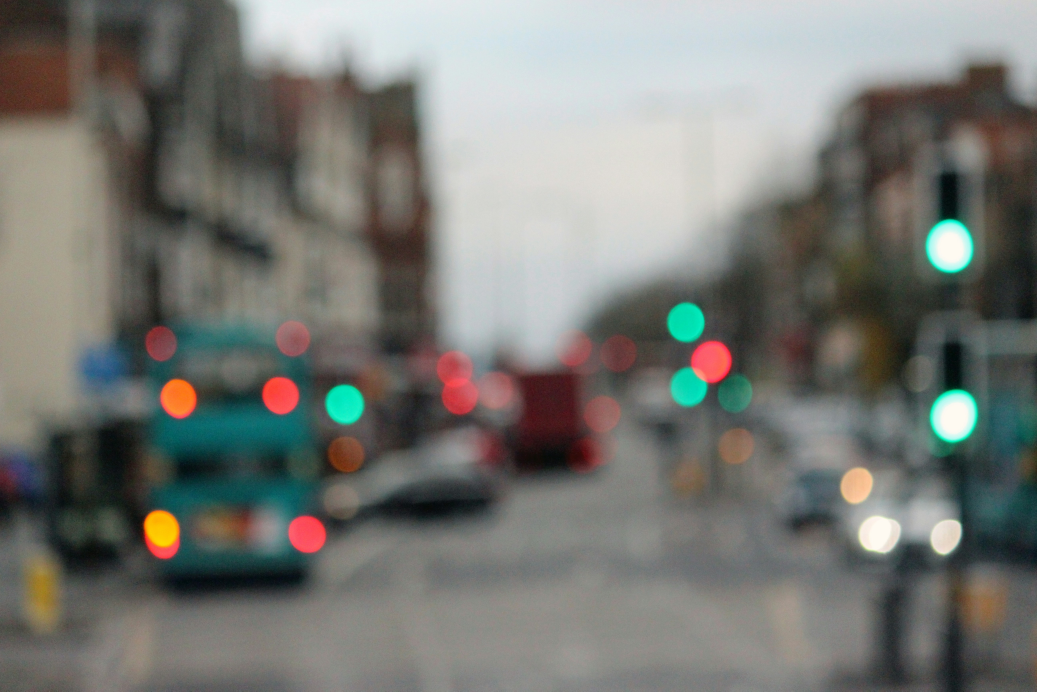
#> input picture input.jpg, 5184 x 3456 px (shown at 1/5 size)
$ python pillars.py
#> lines starting #> are read from the running program, lines starting #| are printed output that depends on the picture
import os
import cv2
import numpy as np
import matplotlib.pyplot as plt
from skimage.metrics import peak_signal_noise_ratio as psnr
from skimage.metrics import structural_similarity as ssim
from skimage.restoration import unsupervised_wiener, richardson_lucy

np.random.seed(42)
OUTDIR = "Output_1"
os.makedirs(OUTDIR, exist_ok=True)

# ----------------------------- Helpers -----------------------------
def load_image(path, size=(150, 150)):
#> called with path = 'input.jpg', size = (150, 150)
    img = cv2.imread(path)
#> img is the input picture: shape (3456, 5184, 3); mean B, G, R 115.6, 120.4, 119.2
    if img is None:
        raise FileNotFoundError(f"Could not read {path}")
    img = cv2.cvtColor(img, cv2.COLOR_BGR2RGB)
    return cv2.resize(img, size, interpolation=cv2.INTER_AREA)

def to_gray(img):
    return cv2.cvtColor(img, cv2.COLOR_RGB2GRAY)
#> returned value: shape (150, 150)

def add_gaussian_noise(img, sigma=25):
    noise = np.random.normal(0, sigma, img.shape).astype(np.float32)
    return np.clip(img.astype(np.float32) + noise, 0, 255).astype(np.uint8)

def motion_blur_kernel(size=15, angle=0):
    k = np.zeros((size, size), np.float32)
    k[size // 2, :] = 1
    M = cv2.getRotationMatrix2D((size / 2, size / 2), angle, 1)
    k = cv2.warpAffine(k, M, (size, size))
    return k / np.sum(k)

def circular_mask(shape, radius):
    rows, cols = shape
    crow, ccol = rows // 2, cols // 2
    y, x = np.ogrid[-crow:rows - crow, -ccol:cols - ccol]
    return (x * x + y * y <= radius * radius).astype(np.float32)

def compute_metrics(ref, test, gray=False):
    """Return (PSNR, SSIM). Uses channel_axis for color images."""
    p = psnr(ref, test, data_range=255)
    if gray:
        s = ssim(ref, test, data_range=255)
    else:
        s = ssim(ref, test, data_range=255, channel_axis=2)
    return p, s

def show_strip(images, titles, filename, cmap=None, figsize=(18, 3)):
    """Display a horizontal strip and save it."""
    n = len(images)
    fig, axes = plt.subplots(1, n, figsize=figsize)
    if n == 1:
        axes = [axes]
    for ax, im, t in zip(axes, images, titles):
        ax.imshow(im, cmap=cmap)
        ax.set_title(t, fontsize=10)
        ax.axis("off")
    plt.tight_layout()
    path = os.path.join(OUTDIR, filename)
    plt.savefig(path, dpi=150, bbox_inches="tight")
    plt.show()
    print(f"Saved: {path}")

# ----------------------------- Pillar 1: Noise Suppression -----------------------------
def spatial_denoise(noisy):
    gauss = cv2.GaussianBlur(noisy, (5, 5), 0)
    median = cv2.medianBlur(noisy, 5)
    bilateral = cv2.bilateralFilter(noisy, 9, 75, 75)
    nlmeans = cv2.fastNlMeansDenoisingColored(noisy, None, 10, 10, 7, 21)
    return gauss, median, bilateral, nlmeans

def fft_lowpass(img, radius=30):
#> called with radius = 30
    out = np.zeros_like(img, dtype=np.float32)
    for c in range(3):
        ch = img[:, :, c].astype(np.float32)
        f = np.fft.fftshift(np.fft.fft2(ch))
        mask = circular_mask(ch.shape, radius)
        ch_out = np.real(np.fft.ifft2(np.fft.ifftshift(f * mask)))
        out[:, :, c] = ch_out
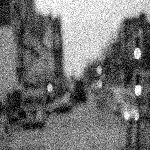
#> ch: shape (150, 150) float32; min 0, max 255, mean 115.2
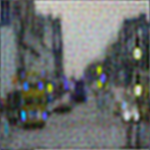
#> out: shape (150, 150, 3) float32; mean of channels 0, 1, 2 118.6, 119.9, 115.2; drawn with min black and max white
    return np.clip(out, 0, 255).astype(np.uint8)

# ----------------------------- Pillar 2: Intensity Transformations -----------------------------
def negative(img):        return 255 - img

def log_transform(img):
    c = 255 / np.log(1 + 255)
    return np.clip(c * np.log1p(img.astype(np.float32)), 0, 255).astype(np.uint8)

def gamma_transform(img, gamma=2.2):
    return np.clip(255 * (img / 255.0) ** gamma, 0, 255).astype(np.uint8)

def contrast_stretch(img):
    p1, p99 = np.percentile(img, (1, 99))
    return np.clip((img - p1) * 255 / (p99 - p1), 0, 255).astype(np.uint8)

def hist_equalize_color(img):
    ycrcb = cv2.cvtColor(img, cv2.COLOR_RGB2YCrCb)
    ycrcb[:, :, 0] = cv2.equalizeHist(ycrcb[:, :, 0])
    return cv2.cvtColor(ycrcb, cv2.COLOR_YCrCb2RGB)

def clahe_color(img, clip=2.0, tile=(8, 8)):
    lab = cv2.cvtColor(img, cv2.COLOR_RGB2LAB)
    clahe = cv2.createCLAHE(clipLimit=clip, tileGridSize=tile)
    lab[:, :, 0] = clahe.apply(lab[:, :, 0])
    return cv2.cvtColor(lab, cv2.COLOR_LAB2RGB)

# ----------------------------- Pillar 3: Restoration -----------------------------
def inverse_filter(gray, psf, eps=0.0):
    G = np.fft.fft2(gray.astype(np.float32))
    H = np.fft.fft2(psf, s=gray.shape)
    if eps == 0:
        F = G / (H + (np.abs(H) < 1e-6) * 1e-6)
    else:
        F = G * np.conj(H) / (np.abs(H) ** 2 + eps)
    return np.clip(np.real(np.fft.ifft2(F)), 0, 255).astype(np.uint8)

def wiener_filter(gray, psf, K=0.01):
    G = np.fft.fft2(gray.astype(np.float32))
    H = np.fft.fft2(psf, s=gray.shape)
    W = np.conj(H) / (np.abs(H) ** 2 + K)
    return np.clip(np.real(np.fft.ifft2(G * W)), 0, 255).astype(np.uint8)

# ----------------------------- Pillar 4: Morphology -----------------------------
def add_salt_noise(img, prob=0.02):
    noisy = img.copy()
    mask = np.random.rand(*img.shape[:2]) < prob
    noisy[mask] = 255
    return noisy

def morph_ops(img):
    k = cv2.getStructuringElement(cv2.MORPH_RECT, (3, 3))
    opened = cv2.morphologyEx(img, cv2.MORPH_OPEN, k)
    opened_dil = cv2.dilate(opened, k)
    dilated = cv2.dilate(img, k)
    dil_opened = cv2.morphologyEx(dilated, cv2.MORPH_OPEN, k)
    return opened, opened_dil, dilated, dil_opened

# ----------------------------- Final Integrated Pipeline -----------------------------
def final_pipeline(img):
    """
    Denoise -> CLAHE (LAB) -> Normalize
    Best methods selected from Pillars 1 & 2.
    Restoration (Pillar 3) is intentionally excluded — ill-posed on motion blur.
    Morphology (Pillar 4) is intentionally excluded — intensity domain image.
    """
    # 1. Denoise with Bilateral (edge-preserving)
    denoised = cv2.bilateralFilter(img, 9, 75, 75)

    # 2. CLAHE on LAB L-channel
    enhanced = clahe_color(denoised, clip=2.0, tile=(8, 8))

    # 3. Normalize to 0-255
    final = cv2.normalize(enhanced, None, 0, 255, cv2.NORM_MINMAX)
    final = final.astype(np.uint8)

    return denoised, enhanced, final

# ============================================================
if __name__ == "__main__":
    img = load_image("input.jpg")
    gray = to_gray(img)

    # ============================================================
    # ---------- Pillar 1: Noise Suppression ----------
    # ============================================================
    noisy = add_gaussian_noise(img, sigma=25)
    gauss, median, bilateral, nlmeans = spatial_denoise(noisy)
    fft_den = fft_lowpass(noisy, radius=30)

    show_strip(
        [img, noisy, gauss, median, bilateral, nlmeans],
        ["Original", "Noisy (σ=25)", "Gaussian", "Median", "Bilateral", "NL-Means"],
        "pillar1_spatial.png"
    )
#> in show_strip, `n = len(images)`: n = 6
#> the loop in show_strip, `for ax, im, t in zip(axes, images, titles):` made 6 passes
#> t on passes 1 to 6: 'Original', 'Noisy (σ=25)', 'Gaussian', 'Median', 'Bilateral', 'NL-Means'
    show_strip(
        [img, noisy, fft_den],
        ["Original", "Noisy (σ=25)", "FFT Low-pass (r=30)"],
        "pillar1_fft.png", figsize=(10, 3)
    )
#> the loop in show_strip (call 2), `for ax, im, t in zip(axes, images, titles):` made 3 passes
#> t on passes 1 to 3: 'Original', 'Noisy (σ=25)', 'FFT Low-pass (r=30)'

    print("=== Pillar 1: Noise Suppression ===")
    print(f"{'Filter':<16}{'PSNR (dB)':<12}{'SSIM':<10}")
    print("-" * 38)
    for name, im in [("Noisy", noisy), ("Gaussian", gauss), ("Median", median),
                     ("Bilateral", bilateral), ("NL-Means", nlmeans),
                     ("FFT low-pass", fft_den)]:
        p, s = compute_metrics(img, im, gray=False)
        print(f"{name:<16}{p:<12.2f}{s:<10.4f}")
#> this loop made 6 passes
#> (name, p, s) on passes 1 to 6: ('Noisy', 20.35, 0.419), ('Gaussian', 28.91, 0.831), ('Median', 28.11, 0.818), ('Bilateral', 28.44, 0.789), ('NL-Means', 24.95, 0.759), ('FFT low-pass', 27, 0.764)
#| Noisy           20.35       0.4193
#| Gaussian        28.91       0.8308
#| Median          28.11       0.8178
#| Bilateral       28.44       0.7887
#| NL-Means        24.95       0.7588
#| FFT low-pass    27.00       0.7639
    print("→ Best on this blurry image: Gaussian (few sharp edges to preserve)")

    # ============================================================
    # ---------- Pillar 2: Intensity Enhancement ----------
    # ============================================================
    neg     = negative(img)
    log     = log_transform(img)
    gam     = gamma_transform(img)
    stretch = contrast_stretch(img)
#> in contrast_stretch, `p1, p99 = np.percentile(img, (1, 99))`: p1 = 16; p99 = 235
    eq      = hist_equalize_color(img)
#> in hist_equalize_color, `ycrcb = cv2.cvtColor(img, cv2.COLOR_RGB2YCrCb)`: ycrcb: shape (150, 150, 3); mean of channels 0, 1, 2 119.5, 127.8, 125.8
#> in hist_equalize_color, `ycrcb[:, :, 0] = cv2.equalizeHist(ycrcb[:, :, 0])`: ycrcb: shape (150, 150, 3); mean of channels 0, 1, 2 128.3, 127.8, 125.8
    clahe   = clahe_color(img)
#> in clahe_color, `lab = cv2.cvtColor(img, cv2.COLOR_RGB2LAB)`: lab: shape (150, 150, 3); mean of channels 0, 1, 2 126.8, 127.2, 130.9
#> in clahe_color, `lab[:, :, 0] = clahe.apply(lab[:, :, 0])`: lab: shape (150, 150, 3); mean of channels 0, 1, 2 151.4, 127.2, 130.9
#> in clahe_color, `return cv2.cvtColor(lab, cv2.COLOR_LAB2RGB)`:
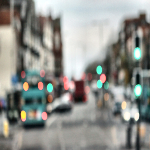
#> returned value: shape (150, 150, 3); mean R, G, B 144, 145.3, 140.3

    show_strip([img, neg],  ["Original", "Negative"],        "pillar2_negative.png", figsize=(7, 3))
    show_strip([img, log],  ["Original", "Log transform"],   "pillar2_log.png",      figsize=(7, 3))
    show_strip([img, gam],  ["Original", "Gamma (y=2.2)"],   "pillar2_gamma.png",    figsize=(7, 3))
    show_strip([img, stretch, eq, clahe],
               ["Original", "Contrast Stretch", "Hist. Equalization", "CLAHE"],
               "pillar2_histogram.png", figsize=(12, 3))

    # Histogram of original grayscale
    plt.figure(figsize=(5, 3))
    plt.hist(gray.ravel(), bins=256, range=(0, 255), color="gray")
    plt.title("Grayscale histogram")
    plt.xlabel("Pixel value"); plt.ylabel("Count")
    plt.tight_layout()
    plt.savefig(os.path.join(OUTDIR, "pillar2_histogram_plot.png"), dpi=150)
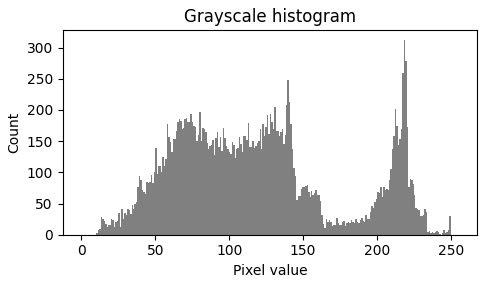
#> figure drawn by matplotlib, 1 panel; tallest bar 312 high, from x = 218.1 to 219.1
    plt.show()

    print("\n=== Pillar 2: Intensity Enhancement ===")
    print(f"{'Method':<22}{'Entropy':<12}{'Std Dev':<10}")
    print("-" * 44)
    for name, im in [("Original", img), ("Contrast Stretch", stretch),
                     ("Hist. Equalization", eq), ("CLAHE", clahe),
                     ("Gamma (y=2.2)", gam)]:
        g = to_gray(im)
        hist, _ = np.histogram(g, bins=256, range=(0, 255), density=True)
        hist = hist[hist > 0]
        entropy = -np.sum(hist * np.log2(hist))
        print(f"{name:<22}{entropy:<12.3f}{np.std(g):<10.2f}")
#> this loop made 5 passes
#> (name, entropy) on passes 1 to 5: ('Original', 7.52), ('Contrast Stretch', 7.72), ('Hist. Equalization', 7.37), ('CLAHE', 7.81), ('Gamma (y=2.2)', 7.15)
#| Original              7.524       56.17
#| Contrast Stretch      7.716       65.20
#| Hist. Equalization    7.373       73.40
#| CLAHE                 7.814       60.51
#| Gamma (y=2.2)         7.150       59.40
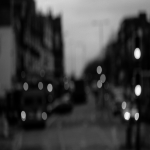
#> g: shape (150, 150); min 0, max 244, mean 62.5
    print("→ Best: CLAHE (highest entropy, best local contrast)")

    # ============================================================
    # ---------- Pillar 3: Image Restoration ----------
    # ============================================================
    print("\n=== Pillar 3: Image Restoration ===")
    print("Note: Restoration of motion blur is an ILL-POSED INVERSE PROBLEM.")
    print("High frequencies are lost forever during motion blur — they cannot be")
    print("reconstructed because they were never recorded. Small errors in the PSF")
    print("cause huge errors in the output. Regularization (Wiener K-term) is essential.\n")

    psf = motion_blur_kernel(size=15, angle=0)
    blurred = cv2.filter2D(gray.astype(np.float32), -1, psf)
    blurred_noisy = add_gaussian_noise(blurred.astype(np.uint8), sigma=10)

    inv0   = inverse_filter(blurred_noisy, psf, eps=0)
#> in inverse_filter, `return np.clip(np.real(np.fft.ifft2(F)), 0, 255).astype(np.uint8)`:
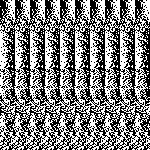
#> returned value: shape (150, 150); 49.9% white in thin lines or dots
    inv001 = inverse_filter(blurred_noisy, psf, eps=0.01)
    inv005 = inverse_filter(blurred_noisy, psf, eps=0.05)
    w001   = wiener_filter(blurred_noisy, psf, K=0.001)
    w01    = wiener_filter(blurred_noisy, psf, K=0.01)

    bnf = blurred_noisy.astype(np.float32) / 255.0
    deconv_uw, _ = unsupervised_wiener(bnf, psf.astype(np.float32))
    deconv_uw = np.clip(deconv_uw * 255, 0, 255).astype(np.uint8)

    deconv_rl = richardson_lucy(bnf, psf.astype(np.float32), num_iter=50)
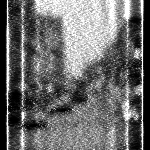
#> deconv_rl: shape (150, 150) float32; min 5.02e-14, max 1, mean 0.426
    deconv_rl = np.clip(deconv_rl * 255, 0, 255).astype(np.uint8)

    show_strip(
        [gray, blurred_noisy, inv0, inv001, inv005],
        ["Original", "Blurred+Noisy", "Inverse eps=0", "Pseudo-inv eps=0.01", "Pseudo-inv eps=0.05"],
        "pillar3_inverse.png", cmap="gray"
    )
    show_strip(
        [gray, blurred_noisy, w001, w01, deconv_uw, deconv_rl],
        ["Original", "Blurred+Noisy", "Wiener K=0.001", "Wiener K=0.01",
         "Unsup. Wiener", "Richardson-Lucy (50)"],
        "pillar3_wiener.png", cmap="gray", figsize=(18, 3)
    )

    print(f"{'Method':<18}{'PSNR (dB)':<12}{'SSIM':<10}")
    print("-" * 40)
    for name, im in [("Blurred+Noisy", blurred_noisy), ("Inv eps=0", inv0),
                     ("Inv eps=0.01", inv001), ("Inv eps=0.05", inv005),
                     ("Wiener K=0.001", w001), ("Wiener K=0.01", w01),
                     ("Unsup. Wiener", deconv_uw), ("Richardson-Lucy", deconv_rl)]:
        p, s = compute_metrics(gray, im, gray=True)
        print(f"{name:<18}{p:<12.2f}{s:<10.4f}")
#> this loop made 8 passes
#> (name, p, s) on passes 1 to 8: ('Blurred+Noisy', 21.77, 0.448), ('Inv eps=0', 5.33, 0.00598), ('Inv eps=0.01', 11.91, 0.0203), ('Inv eps=0.05', 13.65, 0.0935), ('Wiener K=0.001', 8.57, 0.0052), ('Wiener K=0.01', 11.91, 0.0203), ('Unsup. Wiener', 17.9, 0.437), ('Richardson-Lucy', 13.46, 0.226)
#| Blurred+Noisy     21.77       0.4482
#| Inv eps=0         5.33        0.0060
#| Inv eps=0.01      11.91       0.0203
#| Inv eps=0.05      13.65       0.0935
#| Wiener K=0.001    8.57        0.0052
#| Wiener K=0.01     11.91       0.0203
#| Unsup. Wiener     17.90       0.4373
#| Richardson-Lucy   13.46       0.2256
    print("→ Best: Unsupervised Wiener. Note: no method beat the degraded baseline")
    print("  (21.77 dB) because the image was ALREADY blurred before degradation.")

    # ============================================================
    # ---------- Pillar 4: Morphological Operations ----------
    # ============================================================
    salt = add_salt_noise(img, prob=0.02)
    opened, opened_dil, dilated, dil_opened = morph_ops(salt)

    show_strip(
        [img, salt, opened, opened_dil],
        ["Original", "RGB + Salt Noise", "After Opening", "Opening → Dilation"],
        "pillar4_open_dilate.png", figsize=(14, 3)
    )
    show_strip(
        [img, salt, dilated, dil_opened],
        ["Original", "RGB + Noise", "After Dilation", "Dilation → Opening"],
        "pillar4_dilate_open.png", figsize=(14, 3)
    )
    print("\n=== Pillar 4: Morphology ===")
    print("Opening → Dilation removes salt noise cleanly.")
    print("Dilation → Opening amplifies salt noise — order matters.")

    # ============================================================
    # ---------- FINAL INTEGRATED PIPELINE ----------
    # ============================================================
    print("\n=== Final Integrated Pipeline: Denoise → CLAHE → Normalize ===")
    denoised, enhanced, final = final_pipeline(img)

    show_strip(
        [img, denoised, enhanced, final],
        ["Original", "1. Denoised (Bilateral)", "2. CLAHE (LAB)", "3. Final (Normalized)"],
        "final_pipeline.png", figsize=(14, 3)
    )

    # Final pipeline metrics (compare against original)
    p_final, s_final = compute_metrics(img, final, gray=False)
#> p_final = 19.87; s_final = 0.86
    g_orig  = to_gray(img)
    g_final = to_gray(final)

    hist_o, _ = np.histogram(g_orig,  bins=256, range=(0, 255), density=True)
#> hist_o = 256 values, max 0.0139 at index 219, min 0 at index 0, mean 0.00392
    hist_f, _ = np.histogram(g_final, bins=256, range=(0, 255), density=True)
#> hist_f = 256 values, max 0.011 at index 224, min 0 at index 0, mean 0.00392
    hist_o = hist_o[hist_o > 0]; hist_f = hist_f[hist_f > 0]
#> after `hist_o = hist_o[hist_o > 0]`: hist_o = 240 values, max 0.0139 at index 209, min 4.46e-05 at index 233, mean 0.00418
#> after `hist_f = hist_f[hist_f > 0]`: hist_f = 243 values, max 0.011 at index 212, min 0.000223 at index 0, mean 0.00413
    ent_o = -np.sum(hist_o * np.log2(hist_o))
#> ent_o = 7.52
    ent_f = -np.sum(hist_f * np.log2(hist_f))
#> ent_f = 7.78

    print(f"{'Metric':<24}{'Original':<12}{'Final':<12}")
    print("-" * 48)
    print(f"{'PSNR (final vs orig)':<24}{'—':<12}{p_final:<12.2f}")
#| PSNR (final vs orig)    —           19.87
    print(f"{'SSIM (final vs orig)':<24}{'—':<12}{s_final:<12.4f}")
#| SSIM (final vs orig)    —           0.8603
    print(f"{'Entropy':<24}{ent_o:<12.3f}{ent_f:<12.3f}")
#| Entropy                 7.524       7.779
    print("\n→ SSIM ≈ 1 means structure preserved.")
    print("→ Entropy increase means more information content.")
    print("→ Low PSNR is EXPECTED because CLAHE intentionally changes pixel values.")

    print(f"\nAll images saved to: {os.path.abspath(OUTDIR)}")
